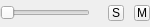
<?xml version="1.0" encoding="UTF-8"?>
<ui version="4.0">
 <class>MixerTrackChannel</class>
 <widget class="QWidget" name="MixerTrackChannel">
  <property name="geometry">
   <rect>
    <x>0</x>
    <y>0</y>
    <width>150</width>
    <height>27</height>
   </rect>
  </property>
  <property name="sizePolicy">
   <sizepolicy hsizetype="Fixed" vsizetype="Preferred">
    <horstretch>0</horstretch>
    <verstretch>0</verstretch>
   </sizepolicy>
  </property>
  <property name="minimumSize">
   <size>
    <width>150</width>
    <height>20</height>
   </size>
  </property>
  <property name="maximumSize">
   <size>
    <width>162</width>
    <height>27</height>
   </size>
  </property>
  <layout class="QHBoxLayout" name="horizontalLayout">
   <property name="spacing">
    <number>0</number>
   </property>
   <property name="leftMargin">
    <number>0</number>
   </property>
   <property name="topMargin">
    <number>0</number>
   </property>
   <property name="rightMargin">
    <number>0</number>
   </property>
   <property name="bottomMargin">
    <number>0</number>
   </property>
   <item>
    <widget class="QSlider" name="volumeSlider">
     <property name="sizePolicy">
      <sizepolicy hsizetype="Fixed" vsizetype="Fixed">
       <horstretch>0</horstretch>
       <verstretch>0</verstretch>
      </sizepolicy>
     </property>
     <property name="minimumSize">
      <size>
       <width>90</width>
       <height>0</height>
      </size>
     </property>
     <property name="maximumSize">
      <size>
       <width>90</width>
       <height>20</height>
      </size>
     </property>
     <property name="orientation">
      <enum>Qt::Horizontal</enum>
     </property>
     <property name="tickPosition">
      <enum>QSlider::NoTicks</enum>
     </property>
    </widget>
   </item>
   <item>
    <spacer name="horizontalSpacer_2">
     <property name="orientation">
      <enum>Qt::Horizontal</enum>
     </property>
     <property name="sizeHint" stdset="0">
      <size>
       <width>15</width>
       <height>20</height>
      </size>
     </property>
    </spacer>
   </item>
   <item>
    <widget class="QToolButton" name="soloButton">
     <property name="maximumSize">
      <size>
       <width>16</width>
       <height>16</height>
      </size>
     </property>
     <property name="font">
      <font>
       <pointsize>9</pointsize>
      </font>
     </property>
     <property name="toolTip">
      <string>Solo</string>
     </property>
     <property name="text">
      <string>S</string>
     </property>
     <property name="iconSize">
      <size>
       <width>16</width>
       <height>16</height>
      </size>
     </property>
     <property name="checkable">
      <bool>true</bool>
     </property>
     <property name="checked">
      <bool>false</bool>
     </property>
     <property name="toolButtonStyle">
      <enum>Qt::ToolButtonTextOnly</enum>
     </property>
    </widget>
   </item>
   <item>
    <spacer name="horizontalSpacer">
     <property name="orientation">
      <enum>Qt::Horizontal</enum>
     </property>
     <property name="sizeType">
      <enum>QSizePolicy::Minimum</enum>
     </property>
     <property name="sizeHint" stdset="0">
      <size>
       <width>10</width>
       <height>20</height>
      </size>
     </property>
    </spacer>
   </item>
   <item>
    <widget class="QToolButton" name="muteButton">
     <property name="maximumSize">
      <size>
       <width>16</width>
       <height>16</height>
      </size>
     </property>
     <property name="font">
      <font>
       <pointsize>9</pointsize>
      </font>
     </property>
     <property name="toolTip">
      <string>Mute</string>
     </property>
     <property name="text">
      <string>M</string>
     </property>
     <property name="iconSize">
      <size>
       <width>16</width>
       <height>16</height>
      </size>
     </property>
     <property name="checkable">
      <bool>true</bool>
     </property>
     <property name="checked">
      <bool>false</bool>
     </property>
     <property name="toolButtonStyle">
      <enum>Qt::ToolButtonTextOnly</enum>
     </property>
    </widget>
   </item>
  </layout>
 </widget>
 <resources>
  <include location="musescore.qrc"/>
 </resources>
 <connections/>
</ui>
